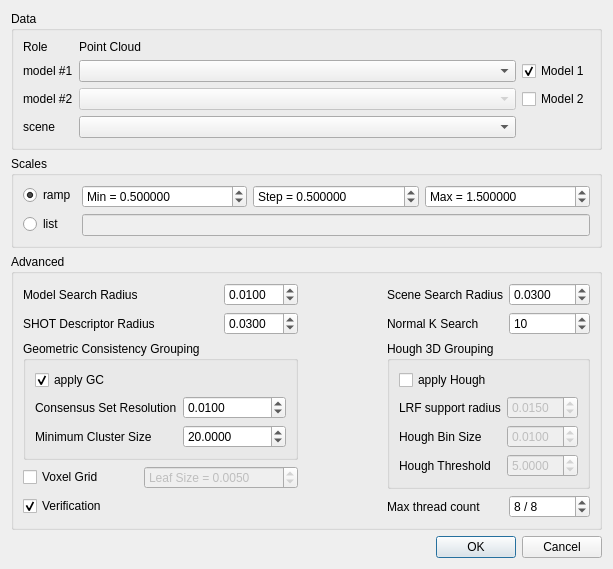
<?xml version="1.0" encoding="UTF-8"?>
<ui version="4.0">
 <class>CorrespondenceMatchingDialog</class>
 <widget class="QDialog" name="CorrespondenceMatchingDialog">
  <property name="geometry">
   <rect>
    <x>0</x>
    <y>0</y>
    <width>613</width>
    <height>495</height>
   </rect>
  </property>
  <property name="windowTitle">
   <string>Correspondence Matching</string>
  </property>
  <property name="windowIcon">
   <iconset resource="../../../qPCL.qrc">
    <normaloff>:/toolbar/PclAlgorithms/icons/correspondence_grouping.png</normaloff>:/toolbar/PclAlgorithms/icons/correspondence_grouping.png</iconset>
  </property>
  <layout class="QVBoxLayout" name="verticalLayout">
   <item>
    <widget class="QGroupBox" name="groupBox">
     <property name="title">
      <string>Data</string>
     </property>
     <layout class="QGridLayout" name="gridLayout">
      <item row="0" column="0">
       <widget class="QLabel" name="label_3">
        <property name="text">
         <string>Role</string>
        </property>
       </widget>
      </item>
      <item row="0" column="1">
       <widget class="QLabel" name="label_4">
        <property name="text">
         <string>Point Cloud</string>
        </property>
       </widget>
      </item>
      <item row="1" column="0">
       <widget class="QLabel" name="label">
        <property name="text">
         <string>model #1</string>
        </property>
       </widget>
      </item>
      <item row="1" column="1">
       <widget class="QComboBox" name="model1CloudComboBox">
        <property name="sizePolicy">
         <sizepolicy hsizetype="Expanding" vsizetype="Fixed">
          <horstretch>0</horstretch>
          <verstretch>0</verstretch>
         </sizepolicy>
        </property>
        <property name="toolTip">
         <string>Points belonging to class #1 </string>
        </property>
       </widget>
      </item>
      <item row="1" column="2">
       <widget class="QCheckBox" name="model1checkBox">
        <property name="text">
         <string>Model 1</string>
        </property>
        <property name="checked">
         <bool>true</bool>
        </property>
       </widget>
      </item>
      <item row="2" column="0">
       <widget class="QLabel" name="label_2">
        <property name="text">
         <string>model #2</string>
        </property>
       </widget>
      </item>
      <item row="2" column="1">
       <widget class="QComboBox" name="model2CloudComboBox">
        <property name="enabled">
         <bool>false</bool>
        </property>
        <property name="sizePolicy">
         <sizepolicy hsizetype="Expanding" vsizetype="Fixed">
          <horstretch>0</horstretch>
          <verstretch>0</verstretch>
         </sizepolicy>
        </property>
        <property name="toolTip">
         <string>Points belonging to class #2</string>
        </property>
       </widget>
      </item>
      <item row="2" column="2">
       <widget class="QCheckBox" name="model2checkBox">
        <property name="text">
         <string>Model 2</string>
        </property>
       </widget>
      </item>
      <item row="3" column="0">
       <widget class="QLabel" name="label_5">
        <property name="text">
         <string>scene</string>
        </property>
       </widget>
      </item>
      <item row="3" column="1">
       <widget class="QComboBox" name="evaluationCloudComboBox">
        <property name="enabled">
         <bool>true</bool>
        </property>
        <property name="sizePolicy">
         <sizepolicy hsizetype="Expanding" vsizetype="Fixed">
          <horstretch>0</horstretch>
          <verstretch>0</verstretch>
         </sizepolicy>
        </property>
        <property name="toolTip">
         <string>Additional points that will be added to the 2D classifier behavior representation</string>
        </property>
       </widget>
      </item>
     </layout>
    </widget>
   </item>
   <item>
    <widget class="QGroupBox" name="scalesGroupBox">
     <property name="title">
      <string>Scales</string>
     </property>
     <layout class="QFormLayout" name="formLayout_2">
      <item row="0" column="0">
       <widget class="QRadioButton" name="scalesRampRadioButton">
        <property name="text">
         <string>ramp</string>
        </property>
        <property name="checked">
         <bool>true</bool>
        </property>
       </widget>
      </item>
      <item row="0" column="1">
       <widget class="QFrame" name="scalesRampFrame">
        <layout class="QHBoxLayout" name="horizontalLayout">
         <property name="leftMargin">
          <number>0</number>
         </property>
         <property name="topMargin">
          <number>0</number>
         </property>
         <property name="rightMargin">
          <number>0</number>
         </property>
         <property name="bottomMargin">
          <number>0</number>
         </property>
         <item>
          <widget class="QDoubleSpinBox" name="minScaleDoubleSpinBox">
           <property name="toolTip">
            <string>Mininum scale</string>
           </property>
           <property name="prefix">
            <string>Min = </string>
           </property>
           <property name="decimals">
            <number>6</number>
           </property>
           <property name="minimum">
            <double>0.000001000000000</double>
           </property>
           <property name="maximum">
            <double>1000000000.000000000000000</double>
           </property>
           <property name="singleStep">
            <double>0.100000000000000</double>
           </property>
           <property name="value">
            <double>0.500000000000000</double>
           </property>
          </widget>
         </item>
         <item>
          <widget class="QDoubleSpinBox" name="stepScaleDoubleSpinBox">
           <property name="toolTip">
            <string>Step</string>
           </property>
           <property name="prefix">
            <string>Step = </string>
           </property>
           <property name="decimals">
            <number>6</number>
           </property>
           <property name="minimum">
            <double>0.000001000000000</double>
           </property>
           <property name="maximum">
            <double>1000000000.000000000000000</double>
           </property>
           <property name="singleStep">
            <double>0.100000000000000</double>
           </property>
           <property name="value">
            <double>0.500000000000000</double>
           </property>
          </widget>
         </item>
         <item>
          <widget class="QDoubleSpinBox" name="maxScaleDoubleSpinBox">
           <property name="toolTip">
            <string>Max scale</string>
           </property>
           <property name="prefix">
            <string>Max = </string>
           </property>
           <property name="decimals">
            <number>6</number>
           </property>
           <property name="minimum">
            <double>0.000001000000000</double>
           </property>
           <property name="maximum">
            <double>1000000000.000000000000000</double>
           </property>
           <property name="value">
            <double>1.500000000000000</double>
           </property>
          </widget>
         </item>
        </layout>
       </widget>
      </item>
      <item row="1" column="0">
       <widget class="QRadioButton" name="scalesListRadioButton">
        <property name="toolTip">
         <string>Inp</string>
        </property>
        <property name="text">
         <string>list</string>
        </property>
       </widget>
      </item>
      <item row="1" column="1">
       <widget class="QLineEdit" name="scalesListLineEdit">
        <property name="enabled">
         <bool>false</bool>
        </property>
        <property name="toolTip">
         <string>Input scales as a list of values (separated by a space character)</string>
        </property>
       </widget>
      </item>
     </layout>
    </widget>
   </item>
   <item>
    <widget class="QGroupBox" name="groupBox_2">
     <property name="title">
      <string>Advanced</string>
     </property>
     <layout class="QGridLayout" name="gridLayout_4">
      <item row="0" column="0">
       <widget class="QLabel" name="label_7">
        <property name="text">
         <string>Model Search Radius</string>
        </property>
       </widget>
      </item>
      <item row="0" column="2">
       <widget class="QDoubleSpinBox" name="modelSearchRadiusSpinBox">
        <property name="decimals">
         <number>4</number>
        </property>
        <property name="minimum">
         <double>0.001000000000000</double>
        </property>
        <property name="singleStep">
         <double>0.001000000000000</double>
        </property>
        <property name="value">
         <double>0.010000000000000</double>
        </property>
       </widget>
      </item>
      <item row="0" column="4">
       <widget class="QLabel" name="label_6">
        <property name="text">
         <string>Scene Search Radius</string>
        </property>
       </widget>
      </item>
      <item row="0" column="5">
       <widget class="QDoubleSpinBox" name="sceneSearchRadiusSpinBox">
        <property name="decimals">
         <number>4</number>
        </property>
        <property name="minimum">
         <double>0.001000000000000</double>
        </property>
        <property name="singleStep">
         <double>0.010000000000000</double>
        </property>
        <property name="value">
         <double>0.030000000000000</double>
        </property>
       </widget>
      </item>
      <item row="1" column="0" colspan="2">
       <widget class="QLabel" name="label_11">
        <property name="text">
         <string>SHOT Descriptor Radius</string>
        </property>
       </widget>
      </item>
      <item row="1" column="2">
       <widget class="QDoubleSpinBox" name="shotDescriptorRadiusSpinBox">
        <property name="decimals">
         <number>4</number>
        </property>
        <property name="minimum">
         <double>0.001000000000000</double>
        </property>
        <property name="singleStep">
         <double>0.010000000000000</double>
        </property>
        <property name="value">
         <double>0.030000000000000</double>
        </property>
       </widget>
      </item>
      <item row="1" column="4">
       <widget class="QLabel" name="label_9">
        <property name="text">
         <string>Normal K Search</string>
        </property>
       </widget>
      </item>
      <item row="1" column="5">
       <widget class="QSpinBox" name="normalKSearchSpinBox">
        <property name="suffix">
         <string notr="true"/>
        </property>
        <property name="maximum">
         <number>1000</number>
        </property>
        <property name="value">
         <number>10</number>
        </property>
       </widget>
      </item>
      <item row="2" column="0" colspan="3">
       <widget class="QGroupBox" name="groupBox_3">
        <property name="title">
         <string>Geometric Consistency Grouping</string>
        </property>
        <layout class="QGridLayout" name="gridLayout_2">
         <item row="0" column="0">
          <widget class="QCheckBox" name="GCcheckBox">
           <property name="text">
            <string>apply GC</string>
           </property>
           <property name="checked">
            <bool>true</bool>
           </property>
          </widget>
         </item>
         <item row="1" column="0">
          <widget class="QLabel" name="label_10">
           <property name="text">
            <string>Consensus Set Resolution</string>
           </property>
          </widget>
         </item>
         <item row="1" column="1">
          <widget class="QDoubleSpinBox" name="gcResolutionSpinBox">
           <property name="decimals">
            <number>4</number>
           </property>
           <property name="minimum">
            <double>0.001000000000000</double>
           </property>
           <property name="singleStep">
            <double>0.001000000000000</double>
           </property>
           <property name="value">
            <double>0.010000000000000</double>
           </property>
          </widget>
         </item>
         <item row="2" column="0">
          <widget class="QLabel" name="label_12">
           <property name="text">
            <string>Minimum Cluster Size</string>
           </property>
          </widget>
         </item>
         <item row="2" column="1">
          <widget class="QDoubleSpinBox" name="gcMinClusterSizeSpinBox">
           <property name="decimals">
            <number>4</number>
           </property>
           <property name="minimum">
            <double>0.001000000000000</double>
           </property>
           <property name="singleStep">
            <double>0.001000000000000</double>
           </property>
           <property name="value">
            <double>20.000000000000000</double>
           </property>
          </widget>
         </item>
        </layout>
       </widget>
      </item>
      <item row="2" column="3">
       <spacer name="horizontalSpacer">
        <property name="orientation">
         <enum>Qt::Horizontal</enum>
        </property>
        <property name="sizeHint" stdset="0">
         <size>
          <width>40</width>
          <height>20</height>
         </size>
        </property>
       </spacer>
      </item>
      <item row="2" column="4" rowspan="2" colspan="2">
       <widget class="QGroupBox" name="groupBox_4">
        <property name="enabled">
         <bool>true</bool>
        </property>
        <property name="title">
         <string>Hough 3D Grouping</string>
        </property>
        <layout class="QGridLayout" name="gridLayout_3">
         <item row="2" column="0">
          <widget class="QLabel" name="label_18">
           <property name="enabled">
            <bool>true</bool>
           </property>
           <property name="text">
            <string>Hough Bin Size</string>
           </property>
          </widget>
         </item>
         <item row="3" column="0">
          <widget class="QLabel" name="label_17">
           <property name="enabled">
            <bool>true</bool>
           </property>
           <property name="text">
            <string>Hough Threshold</string>
           </property>
          </widget>
         </item>
         <item row="1" column="0">
          <widget class="QLabel" name="label_16">
           <property name="enabled">
            <bool>true</bool>
           </property>
           <property name="text">
            <string>LRF support radius</string>
           </property>
          </widget>
         </item>
         <item row="3" column="1">
          <widget class="QDoubleSpinBox" name="houghThresholdSpinBox">
           <property name="enabled">
            <bool>false</bool>
           </property>
           <property name="decimals">
            <number>4</number>
           </property>
           <property name="minimum">
            <double>0.001000000000000</double>
           </property>
           <property name="singleStep">
            <double>0.001000000000000</double>
           </property>
           <property name="value">
            <double>5.000000000000000</double>
           </property>
          </widget>
         </item>
         <item row="2" column="1">
          <widget class="QDoubleSpinBox" name="houghBinSizeSpinBox">
           <property name="enabled">
            <bool>false</bool>
           </property>
           <property name="decimals">
            <number>4</number>
           </property>
           <property name="minimum">
            <double>0.001000000000000</double>
           </property>
           <property name="singleStep">
            <double>0.001000000000000</double>
           </property>
           <property name="value">
            <double>0.010000000000000</double>
           </property>
          </widget>
         </item>
         <item row="1" column="1">
          <widget class="QDoubleSpinBox" name="LRFRadiusSpinBox">
           <property name="enabled">
            <bool>false</bool>
           </property>
           <property name="decimals">
            <number>4</number>
           </property>
           <property name="minimum">
            <double>0.000100000000000</double>
           </property>
           <property name="value">
            <double>0.015000000000000</double>
           </property>
          </widget>
         </item>
         <item row="0" column="0">
          <widget class="QCheckBox" name="HoughcheckBox">
           <property name="enabled">
            <bool>true</bool>
           </property>
           <property name="text">
            <string>apply Hough</string>
           </property>
          </widget>
         </item>
        </layout>
       </widget>
      </item>
      <item row="3" column="0">
       <widget class="QCheckBox" name="useVoxelGridCheckBox">
        <property name="enabled">
         <bool>true</bool>
        </property>
        <property name="text">
         <string>Voxel Grid</string>
        </property>
        <property name="checked">
         <bool>false</bool>
        </property>
       </widget>
      </item>
      <item row="3" column="1" colspan="2">
       <widget class="QDoubleSpinBox" name="leafSizeSpinBox">
        <property name="enabled">
         <bool>false</bool>
        </property>
        <property name="prefix">
         <string>Leaf Size = </string>
        </property>
        <property name="decimals">
         <number>4</number>
        </property>
        <property name="minimum">
         <double>0.001000000000000</double>
        </property>
        <property name="maximum">
         <double>10000.000000000000000</double>
        </property>
        <property name="singleStep">
         <double>0.001000000000000</double>
        </property>
        <property name="value">
         <double>0.005000000000000</double>
        </property>
       </widget>
      </item>
      <item row="4" column="0">
       <widget class="QCheckBox" name="verificationCheckBox">
        <property name="enabled">
         <bool>true</bool>
        </property>
        <property name="text">
         <string>Verification</string>
        </property>
        <property name="checked">
         <bool>true</bool>
        </property>
       </widget>
      </item>
      <item row="4" column="4">
       <widget class="QLabel" name="label_8">
        <property name="text">
         <string>Max thread count</string>
        </property>
       </widget>
      </item>
      <item row="4" column="5">
       <widget class="QSpinBox" name="maxThreadCountSpinBox">
        <property name="suffix">
         <string notr="true"> / 8</string>
        </property>
        <property name="value">
         <number>8</number>
        </property>
       </widget>
      </item>
     </layout>
    </widget>
   </item>
   <item>
    <widget class="QDialogButtonBox" name="buttonBox">
     <property name="orientation">
      <enum>Qt::Horizontal</enum>
     </property>
     <property name="standardButtons">
      <set>QDialogButtonBox::Cancel|QDialogButtonBox::Ok</set>
     </property>
    </widget>
   </item>
  </layout>
 </widget>
 <tabstops>
  <tabstop>model1CloudComboBox</tabstop>
  <tabstop>model2CloudComboBox</tabstop>
  <tabstop>scalesRampRadioButton</tabstop>
  <tabstop>minScaleDoubleSpinBox</tabstop>
  <tabstop>stepScaleDoubleSpinBox</tabstop>
  <tabstop>maxScaleDoubleSpinBox</tabstop>
  <tabstop>scalesListRadioButton</tabstop>
  <tabstop>scalesListLineEdit</tabstop>
  <tabstop>buttonBox</tabstop>
 </tabstops>
 <resources>
  <include location="../../../qPCL.qrc"/>
 </resources>
 <connections>
  <connection>
   <sender>buttonBox</sender>
   <signal>accepted()</signal>
   <receiver>CorrespondenceMatchingDialog</receiver>
   <slot>accept()</slot>
   <hints>
    <hint type="sourcelabel">
     <x>248</x>
     <y>254</y>
    </hint>
    <hint type="destinationlabel">
     <x>157</x>
     <y>274</y>
    </hint>
   </hints>
  </connection>
  <connection>
   <sender>buttonBox</sender>
   <signal>rejected()</signal>
   <receiver>CorrespondenceMatchingDialog</receiver>
   <slot>reject()</slot>
   <hints>
    <hint type="sourcelabel">
     <x>316</x>
     <y>260</y>
    </hint>
    <hint type="destinationlabel">
     <x>286</x>
     <y>274</y>
    </hint>
   </hints>
  </connection>
  <connection>
   <sender>scalesRampRadioButton</sender>
   <signal>toggled(bool)</signal>
   <receiver>scalesRampFrame</receiver>
   <slot>setEnabled(bool)</slot>
   <hints>
    <hint type="sourcelabel">
     <x>42</x>
     <y>170</y>
    </hint>
    <hint type="destinationlabel">
     <x>276</x>
     <y>171</y>
    </hint>
   </hints>
  </connection>
  <connection>
   <sender>scalesListRadioButton</sender>
   <signal>toggled(bool)</signal>
   <receiver>scalesListLineEdit</receiver>
   <slot>setEnabled(bool)</slot>
   <hints>
    <hint type="sourcelabel">
     <x>36</x>
     <y>196</y>
    </hint>
    <hint type="destinationlabel">
     <x>276</x>
     <y>197</y>
    </hint>
   </hints>
  </connection>
  <connection>
   <sender>model1checkBox</sender>
   <signal>toggled(bool)</signal>
   <receiver>model1CloudComboBox</receiver>
   <slot>setEnabled(bool)</slot>
   <hints>
    <hint type="sourcelabel">
     <x>680</x>
     <y>48</y>
    </hint>
    <hint type="destinationlabel">
     <x>357</x>
     <y>49</y>
    </hint>
   </hints>
  </connection>
  <connection>
   <sender>model2checkBox</sender>
   <signal>toggled(bool)</signal>
   <receiver>model2CloudComboBox</receiver>
   <slot>setEnabled(bool)</slot>
   <hints>
    <hint type="sourcelabel">
     <x>680</x>
     <y>72</y>
    </hint>
    <hint type="destinationlabel">
     <x>357</x>
     <y>73</y>
    </hint>
   </hints>
  </connection>
  <connection>
   <sender>useVoxelGridCheckBox</sender>
   <signal>toggled(bool)</signal>
   <receiver>leafSizeSpinBox</receiver>
   <slot>setEnabled(bool)</slot>
   <hints>
    <hint type="sourcelabel">
     <x>391</x>
     <y>272</y>
    </hint>
    <hint type="destinationlabel">
     <x>500</x>
     <y>273</y>
    </hint>
   </hints>
  </connection>
  <connection>
   <sender>GCcheckBox</sender>
   <signal>toggled(bool)</signal>
   <receiver>gcResolutionSpinBox</receiver>
   <slot>setEnabled(bool)</slot>
   <hints>
    <hint type="sourcelabel">
     <x>100</x>
     <y>330</y>
    </hint>
    <hint type="destinationlabel">
     <x>234</x>
     <y>360</y>
    </hint>
   </hints>
  </connection>
  <connection>
   <sender>GCcheckBox</sender>
   <signal>toggled(bool)</signal>
   <receiver>gcMinClusterSizeSpinBox</receiver>
   <slot>setEnabled(bool)</slot>
   <hints>
    <hint type="sourcelabel">
     <x>100</x>
     <y>330</y>
    </hint>
    <hint type="destinationlabel">
     <x>234</x>
     <y>392</y>
    </hint>
   </hints>
  </connection>
  <connection>
   <sender>HoughcheckBox</sender>
   <signal>toggled(bool)</signal>
   <receiver>LRFRadiusSpinBox</receiver>
   <slot>setEnabled(bool)</slot>
   <hints>
    <hint type="sourcelabel">
     <x>457</x>
     <y>324</y>
    </hint>
    <hint type="destinationlabel">
     <x>550</x>
     <y>348</y>
    </hint>
   </hints>
  </connection>
  <connection>
   <sender>HoughcheckBox</sender>
   <signal>toggled(bool)</signal>
   <receiver>houghBinSizeSpinBox</receiver>
   <slot>setEnabled(bool)</slot>
   <hints>
    <hint type="sourcelabel">
     <x>457</x>
     <y>324</y>
    </hint>
    <hint type="destinationlabel">
     <x>550</x>
     <y>374</y>
    </hint>
   </hints>
  </connection>
  <connection>
   <sender>HoughcheckBox</sender>
   <signal>toggled(bool)</signal>
   <receiver>houghThresholdSpinBox</receiver>
   <slot>setEnabled(bool)</slot>
   <hints>
    <hint type="sourcelabel">
     <x>457</x>
     <y>324</y>
    </hint>
    <hint type="destinationlabel">
     <x>550</x>
     <y>400</y>
    </hint>
   </hints>
  </connection>
  <connection>
   <sender>HoughcheckBox</sender>
   <signal>toggled(bool)</signal>
   <receiver>groupBox_3</receiver>
   <slot>setDisabled(bool)</slot>
   <hints>
    <hint type="sourcelabel">
     <x>457</x>
     <y>324</y>
    </hint>
    <hint type="destinationlabel">
     <x>159</x>
     <y>357</y>
    </hint>
   </hints>
  </connection>
  <connection>
   <sender>GCcheckBox</sender>
   <signal>toggled(bool)</signal>
   <receiver>groupBox_4</receiver>
   <slot>setDisabled(bool)</slot>
   <hints>
    <hint type="sourcelabel">
     <x>100</x>
     <y>330</y>
    </hint>
    <hint type="destinationlabel">
     <x>490</x>
     <y>357</y>
    </hint>
   </hints>
  </connection>
 </connections>
</ui>
